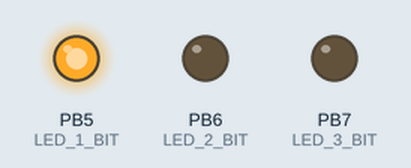
Bench run of a program on a simulated ATmega32, built with avr-gcc and emulated at 16 MHz. Shown: output pins drawn as LEDs (lit = HIGH).

Above: at 0.5 s.
At 1.5 s:
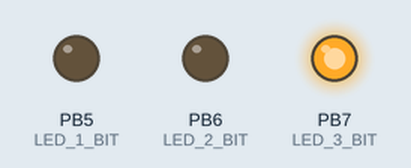
At 5.5 s:
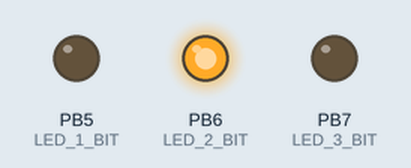
Timing chart, 0 to 6.9 s (numbered marks = the images above):
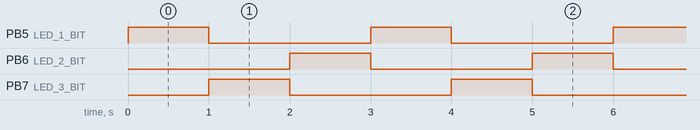

Measured:
- by itself, PB5 (LED_1_BIT), PB6 (LED_2_BIT), PB7 (LED_3_BIT): alternates HIGH for 1.0 s and LOW for 2.0 s
- by itself, everything shown: repeats every 3.0 s, in 3 steps

The program:

main.c
```c
/*
 * gpio.c
 *
 * Created: 17/01/2020 14:44:58
 *  Author: ahmed_pc
 */


typedef enum prog {
  seg_counter,
  Button_press,
  Traffic_light,
  Test,
}prog;

typedef enum{
	GO_state=0,Stop_state,Get_Ready_state
}prog_states;

void seg_counter_fun(void);
void Button_press_fun(void);
void Traffic_light_fun(void);
void Test_1(void);

//#include <avr/io.h>
//#include "registers.h"
#include "gpio.h"
#include "led.h"
#include "softwareDelay.h"
#include "pushButton.h"
#include "sevenSeg.h"
#include "timers.h"
int main(void)
{
	prog program = Traffic_light; // select program to run GPIO_REQ7:(seg_counter) GPIO_REQ8:(Button_press) GPIO_REQ9:(Traffic_light)
 switch (program)
  {
		case seg_counter:
		 seg_counter_fun();
		break;

		case Button_press:
		 Button_press_fun();
		break;

		case Traffic_light:
		 Traffic_light_fun();
		break;

		case Test:
		Test_1();
		break;

		default:
		break;
 }

}


void seg_counter_fun(void)
{
			sevenSegInit(SEG_0);
			sevenSegInit(SEG_1);
			while(1)
			{
				//softwareDelayMs(1000);
				timer0DelayMs(1000);
				for (int digit_1 =0 ;digit_1<10 ;digit_1++)
				{
					for(int digit_0 =0 ;digit_0<10 ;digit_0++)
					{
						for (int count =0 ;count<100 ;count++)
						{

							sevenSegWrite(SEG_0, digit_0);
							timer0DelayMs(5);
							//softwareDelayMs(5);
							sevenSegDisable( SEG_0);

							sevenSegWrite(SEG_1, digit_1);
							timer0DelayMs(5);
							//softwareDelayMs(5);
							sevenSegDisable( SEG_1);
						}
					}
				}

			}
}

void Button_press_fun(void)
{
	uint8_t led_on_repeat=0;
	timer0Init(T0_NORMAL_MODE,T0_OC0_DIS,T0_PRESCALER_64, 0, 0, T0_INTERRUPT_NORMAL);
	pushButtonInit(BTN_1);
	Led_Init(LED_1);
	while(1)
	{  led_on_repeat=0;
		if( Prepressed== pushButtonGetStatus(BTN_1))
		{
			while(Prepressed== pushButtonGetStatus(BTN_1));
			Led_On(LED_1);
			for (int counter=0; counter<20;counter++)
			{
				if( Prepressed== pushButtonGetStatus(BTN_1))
				led_on_repeat++;

			}
			if( led_on_repeat>0) {timer0DelayMs(1000);} //softwareDelayMs(1000);

			Led_Off(LED_1);

		}


	}

}

void Traffic_light_fun(void)
{
	prog_states state = GO_state;
	timer0Init(T0_NORMAL_MODE,T0_OC0_DIS,T0_PRESCALER_64, 0, 0, T0_INTERRUPT_NORMAL);
	Led_Init(LED_1); Led_Init(LED_2); Led_Init(LED_3);
	Led_Off(LED_1);  Led_Off(LED_2);  Led_Off(LED_3);
	//	Led_On(LED_1);   Led_On(LED_2);   Led_On(LED_3);

	while(1){
		switch(state) {
			case GO_state:        {Led_On(LED_1); timer0DelayMs(1000); Led_Off(LED_1);     state=Stop_state;       break;}
			case Stop_state:      {Led_On(LED_3); timer0DelayMs(1000); Led_Off(LED_3);     state=Get_Ready_state;  break;}
			case Get_Ready_state: {Led_On(LED_2); timer0DelayMs(1000); Led_Off(LED_2);     state=GO_state;         break;}
		}//end of switch.
	}//end of while

}


void Test_1(void)
{
	//timer0Init(T0_NORMAL_MODE,T0_OC0_DIS,T0_PRESCALER_64, 0, 0, T0_INTERRUPT_NORMAL);
	//timer1Init(T1_NORMAL_MODE,T1_OC1_DIS,T1_PRESCALER_NO, 0, 0, 0,0,T1_INTERRUPT_NORMAL);
	timer2Init(T0_NORMAL_MODE,T0_OC0_DIS,T0_PRESCALER_64, 0, 0, 0,T0_INTERRUPT_NORMAL);

	Led_Init(LED_1);
	while(1)
	{
		//softwareDelayMs(1000);
		Led_On(LED_1);
		//timer0DelayMs(1000);
		//timer1DelayMs(2000);
		timer2DelayMs(2000);

		//softwareDelayMs(1000);
		Led_Off(LED_1);
		//timer0DelayMs(1000);
		//timer1DelayMs(1000);
		timer2DelayMs(1000);

	}
}
```

LED.c
```c
/*
 * CFile1.c
 *
 * Created: 17/01/2020 19:25:26
 *  Author: ahmed_pc
 */
#include "led.h"


/**
 * Description: Initialize the LED_x (where x 0, 1, 2, 3) as output
 * @param led_id: The led to be initialized and it takes
 * 				  one of the enum (En_LedNumber_t) parameters
 *
 */
void Led_Init(En_LedNumber_t en_led_id)
{
		switch (en_led_id)
		{
			case 0:
			gpioPinDirection(LED_0_GPIO, LED_0_BIT, OUTPUT);
			gpioPinWrite(LED_0_GPIO, LED_0_BIT, LOW);
			break;
			case 1:
			gpioPinDirection(LED_1_GPIO, LED_1_BIT, OUTPUT);
			gpioPinWrite(LED_1_GPIO, LED_1_BIT, LOW);
			break;
			case 2:
			gpioPinDirection(LED_2_GPIO, LED_2_BIT, OUTPUT);
			gpioPinWrite(LED_2_GPIO, LED_2_BIT, LOW);
			break;
			case 3:
			gpioPinDirection(LED_3_GPIO, LED_3_BIT, OUTPUT);
			gpioPinWrite(LED_3_GPIO, LED_3_BIT, LOW);
			break;
			default:
			break;
		}


}
/**
 * Description: Change the LED_x state (where x 0, 1, 2, 3) to be on
 * @param led_id: The led to be initialized and it takes
 * 				  one of the enum (En_LedNumber_t) parameters
 *
 */
void Led_On(En_LedNumber_t en_led_id)
{
			switch (en_led_id)
			{
				case 0:
				gpioPinWrite(LED_0_GPIO, LED_0_BIT, HIGH);
				break;
				case 1:
				gpioPinWrite(LED_1_GPIO, LED_1_BIT, HIGH);
				break;
				case 2:
				gpioPinWrite(LED_2_GPIO, LED_2_BIT, HIGH);
				break;
				case 3:
				gpioPinWrite(LED_3_GPIO, LED_3_BIT, HIGH);
				break;
				default:
				break;
			}


}
/**
 * Description: Change the LED_x state (where x 0, 1, 2, 3) to be off
 * @param led_id: The led to be initialized and it takes
 * 				  one of the enum (En_LedNumber_t) parameters
 *
 */
void Led_Off(En_LedNumber_t en_led_id)
{
				switch (en_led_id)
				{
					case 0:
					gpioPinWrite(LED_0_GPIO, LED_0_BIT, LOW);
					break;
					case 1:
					gpioPinWrite(LED_1_GPIO, LED_1_BIT, LOW);
					break;
					case 2:
					gpioPinWrite(LED_2_GPIO, LED_2_BIT, LOW);
					break;
					case 3:
					gpioPinWrite(LED_3_GPIO, LED_3_BIT, LOW);
					break;
					default:
					break;
				}


}
/**
 * Description: Toggle the LED_x state (where x 0, 1, 2, 3)
 * @param led_id: The led to be initialized and it takes
 * 				  one of the enum (En_LedNumber_t) parameters
 *
 */
void Led_Toggle(En_LedNumber_t en_led_id)
{
				switch (en_led_id)
				{
					case 0:
					gpioPinToggle(LED_0_GPIO, LED_0_BIT);
					break;
					case 1:
					gpioPinToggle(LED_1_GPIO, LED_1_BIT);
					break;
					case 2:
					gpioPinToggle(LED_2_GPIO, LED_2_BIT);
					break;
					case 3:
					gpioPinToggle(LED_3_GPIO, LED_3_BIT);
					break;
					default:
					break;
				}


}
```

led.h
```c
/*
 * led.h
 *
 *  Created on: Oct 21, 2019
 *      Author: Sprints
 */

#ifndef LED_H_
#define LED_H_

#include "gpio.h"
#include "std_types.h"
#include "ledConfig.h"

typedef enum En_LedNumber_t{
	LED_0,
	LED_1,
	LED_2,
	LED_3
}En_LedNumber_t;

/**
 * Description: Initialize the LED_x (where x 0, 1, 2, 3) as output
 * @param led_id: The led to be initialized and it takes
 * 				  one of the enum (En_LedNumber_t) parameters
 *
 */
void Led_Init(En_LedNumber_t en_led_id);
/**
 * Description: Change the LED_x state (where x 0, 1, 2, 3) to be on
 * @param led_id: The led to be initialized and it takes
 * 				  one of the enum (En_LedNumber_t) parameters
 *
 */
void Led_On(En_LedNumber_t en_led_id);
/**
 * Description: Change the LED_x state (where x 0, 1, 2, 3) to be off
 * @param led_id: The led to be initialized and it takes
 * 				  one of the enum (En_LedNumber_t) parameters
 *
 */
void Led_Off(En_LedNumber_t en_led_id);
/**
 * Description: Toggle the LED_x state (where x 0, 1, 2, 3)
 * @param led_id: The led to be initialized and it takes
 * 				  one of the enum (En_LedNumber_t) parameters
 *
 */
void Led_Toggle(En_LedNumber_t en_led_id);


#endif /* LED_H_ */
```

pushButton.c
```c
/*
 * pushButton.c
 *
 * Created: 17/01/2020 19:54:19
 *  Author: ahmed_pc
 */
#include "pushButton.h "


/**
 * Description: Initialize the BTN_x Pin state (where x 0, 1, 2, 3) to Input
 * @param btn_id: The btn to be initialized and it takes
 * 				  one of the enum (En_buttonId) parameters
 *
 */
void pushButtonInit(En_buttonId_t en_butotn_id)
{
			switch (en_butotn_id)
			{
				case BTN_0:
				gpioPinDirection(BTN_0_GPIO, BTN_0_BIT, INPUT);
				//gpioPinWrite(GPIOC, BIT4, HIGH);
				break;
				case BTN_1:
				gpioPinDirection(BTN_1_GPIO, BTN_1_BIT, INPUT);
				//gpioPinWrite(GPIOB, BIT2, HIGH);
				break;
				case BTN_2:
				gpioPinDirection(BTN_2_GPIO, BTN_2_BIT, INPUT);
				//gpioPinWrite(GPIOA, BIT2, HIGH);
				break;
				case BTN_3:
				gpioPinDirection(BTN_3_GPIO, BTN_3_BIT, INPUT);
				//gpioPinWrite(GPIOA, BIT3, HIGH);
				break;
				default:
				break;
			}


}
/**
 * Description: read all BTN_x (where x 0, 1, 2, 3) states and store it in the program
 *
 * @note : this function must be called in the system tick handler or in the super loop handler
 */
//void pushButtonUpdate(void);
/**
 * Description: read BTN_x (where x 0, 1, 2, 3) state which is stored in the program
 * 				in the update function
 *
 */
En_buttonStatus_t pushButtonGetStatus(En_buttonId_t en_butotn_id)
{
	        softwareDelayMs(50);

				switch (en_butotn_id)
				{
					case BTN_0:
					return (gpioPinRead(BTN_0_GPIO, BTN_0_BIT));
					break;
					case BTN_1:
					return (gpioPinRead(BTN_1_GPIO, BTN_1_BIT));
					break;
					case BTN_2:
					return (gpioPinRead(BTN_2_GPIO, BTN_2_BIT));
					break;
					case BTN_3:
					return (gpioPinRead(BTN_3_GPIO, BTN_3_BIT));
					break;
					default:
					return 0;
					break;
				}


}
```

pushButton.h
```c
/*
 * pushButton.h
 *
 *  Created on: Oct 21, 2019
 *      Author: Sprints
 */

#ifndef PUSHBUTTON_H_
#define PUSHBUTTON_H_
#include "pushButtonConfig.h"
#include "softwareDelay.h"

typedef enum En_buttonId_t{
	BTN_0,
	BTN_1,
	BTN_2,
	BTN_3
}En_buttonId_t;

typedef enum En_buttonStatus_t{
	Released,
	Prepressed,
	Pressed,
	Prereleased

}En_buttonStatus_t;

/**
 * Description: Initialize the BTN_x Pin state (where x 0, 1, 2, 3) to Input
 * @param btn_id: The btn to be initialized and it takes
 * 				  one of the enum (En_buttonId) parameters
 *
 */
void pushButtonInit(En_buttonId_t en_butotn_id);
/**
 * Description: read all BTN_x (where x 0, 1, 2, 3) states and store it in the program
 *
 * @note : this function must be called in the system tick handler or in the super loop handler
 */
void pushButtonUpdate(void);
/**
 * Description: read BTN_x (where x 0, 1, 2, 3) state which is stored in the program
 * 				in the update function
 *
 */
En_buttonStatus_t pushButtonGetStatus(En_buttonId_t en_butotn_id);

#endif /* PUSHBUTTON_H_ */
```

sevenSeg.c
```c
/*
 * sevenSeg.c
 *
 * Created: 17/01/2020 22:40:00
 *  Author: ahmed_pc
 */
#include "sevenSeg.h  "

void sevenSegInit(En_SevenSegId_t a_segment_id)
{
	gpioPinDirection(SEG_BCD_GPIO, SEG_BCD_BITS, OUTPUT);
	gpioPinWrite(SEG_BCD_GPIO, SEG_BCD_BITS, HIGH);
		switch (a_segment_id)
		{
			case SEG_0:
			gpioPinDirection(SEG_EN1_GPIO, SEG_EN1_BIT, OUTPUT);
			gpioPinWrite(SEG_EN1_GPIO, SEG_EN1_BIT, SEG_DISABLE);
			break;
			case SEG_1:
			gpioPinDirection(SEG_EN2_GPIO, SEG_EN2_BIT, OUTPUT);
			gpioPinWrite(SEG_EN2_GPIO, SEG_EN2_BIT, SEG_DISABLE);
			break;

			default:
			break;
		}


}

/**
 * Description:
 * @param
 */
void sevenSegEnable(En_SevenSegId_t en_segment_id)
{
			switch (en_segment_id)
			{
				case SEG_0:
				gpioPinWrite(SEG_EN1_GPIO, SEG_EN1_BIT, SEG_ENABLE);
				break;
				case SEG_1:
				gpioPinWrite(SEG_EN2_GPIO, SEG_EN2_BIT, SEG_ENABLE);
				break;

				default:
				break;
			}


}

/**
 * Description:
 * @param
 */
void sevenSegDisable(En_SevenSegId_t en_segment_id)
{
			switch (en_segment_id)
			{
				case SEG_0:
				gpioPinWrite(SEG_EN1_GPIO, SEG_EN1_BIT, SEG_DISABLE);
				break;
				case SEG_1:
				gpioPinWrite(SEG_EN2_GPIO, SEG_EN2_BIT, SEG_DISABLE);
				break;

				default:
				break;
			}


}

/**
 * Description:
 * @param
 */
void sevenSegWrite(En_SevenSegId_t en_segment_id, uint8_t u8_number)
{
	gpioPinWrite(SEG_BCD_GPIO, SEG_BCD_BITS, (HIGH & 0x0F));
	sevenSegEnable( en_segment_id);
	gpioPinWrite(SEG_BCD_GPIO, SEG_BCD_BITS, (u8_number & 0x0F) );//(u8_number & 0x01)
}
```

sevenSeg.h
```c
/*
 * sevenSeg_BCD.h
 *
 *  Created on: Oct 24, 2019
 *      Author: Sprints
 */

#ifndef SEVENSEG_H_
#define SEVENSEG_H_

#include "gpio.h"
#include "sevenSegConfig.h"


typedef enum En_SevenSegId_t{
	SEG_0,
	SEG_1,
}En_SevenSegId_t;

/**
 * Description:
 * @param
 */
void sevenSegInit(En_SevenSegId_t a_segment_id);

/**
 * Description:
 * @param
 */
void sevenSegEnable(En_SevenSegId_t en_segment_id);

/**
 * Description:
 * @param
 */
void sevenSegDisable(En_SevenSegId_t en_segment_id);

/**
 * Description:
 * @param
 */
void sevenSegWrite(En_SevenSegId_t en_segment_id, uint8_t u8_number);


#endif /* SEVENSEG_BCD_H_ */
```

softwareDelay.c
```c
/*
 * softwareDelay.c
 *
 * Created: 17/01/2020 20:20:42
 *  Author: ahmed_pc
 */

#include "softwareDelay.h "

void softwareDelayMs(uint32_t u32_delay_in_ms)
{
		volatile uint32_t d=0;
		for(int y=0;y<u32_delay_in_ms;y++)
		{

			for(int z=0;z<19;z++)
			{
				for(int w=0;w<16;w++)
				{
					d++;

				}


			}
		}


}
```

softwareDelay.h
```c
/*
 * softwareDelay.h
 *
 *  Created on: Oct 21, 2019
 *      Author: Sprints
 */

#ifndef SOFTWAREDELAY_H_
#define SOFTWAREDELAY_H_
#include "std_types.h"
/**
 * Description: this delay function operate in a polling manner
 * 				don't use it with RTOSs
 * @param a_delay_in_ms: the milli-seconds
 */
void softwareDelayMs(uint32_t u32_delay_in_ms);

#endif /* SOFTWAREDELAY_H_ */
```

timers.h
```c
/*
 * timers.h
 *
 *  Created on: Oct 22, 2019
 *      Author: Sprints
 */

#ifndef TIMERS_H_
#define TIMERS_H_

#include "registers.h"
#include "gpio.h"

/*
 * User Configuration Macros
 */

#define T0_PWM_GPIO	GPIOD
#define T0_PWM_BIT	BIT0

#define T1_PWM_GPIO	GPIOD
#define T1_PWM_BIT	BIT1

#define T2_PWM_GPIO GPIOD
#define T2_PWM_BIT	BIT2


typedef enum En_timer0Mode_t{
	T0_NORMAL_MODE=0,T0_COMP_MODE=0x08
}En_timer0Mode_t;

typedef enum En_timer0OC_t{
	T0_OC0_DIS=0,T0_OC0_TOGGLE=0x10,T0_OC0_CLEAR=0x20,T0_OC0_SET=0x30
}En_timer0OC_t;

typedef enum En_timer0perscaler_t{
	T0_NO_CLOCK=0,T0_PRESCALER_NO=0x01,T0_PRESCALER_8=0x02,T0_PRESCALER_64=0x03,T0_PRESCALER_256=0x04,T0_PRESCALER_1024=0x05
}En_timer0perscaler_t;

typedef enum En_timer0Interrupt_t{
	T0_POLLING=0,T0_INTERRUPT_NORMAL=0x01,T0_INTERRUPT_CMP=0x02
}En_timer0Interrupt_t;


// for timer 1
typedef enum En_timer1Mode_t{
	T1_NORMAL_MODE=0x0000,T1_COMP_MODE_OCR1A_TOP=0x0008, T1_COMP_MODE_ICR1_TOP = 0x0018

}En_timer1Mode_t;
typedef enum En_timer1OC_t{
	T1_OC1_DIS=0,T1_OC1A_TOGGLE=0x4000,T1_OC1B_TOGGLE=0x1000,T1_OC1A_CLEAR=0x8000,T1_OC1B_CLEAR=0x2000,T1_OC1A_SET=0xC000,T1_OC1B_SET=0x3000
}En_timer1OC_t;

typedef enum En_timer1perscaler_t{
	T1_NO_CLOCK=0x0000,T1_PRESCALER_NO=0x0001,T1_PRESCALER_8=0x0002,T1_PRESCALER_64=0x0003,T1_PRESCALER_256=0x0004,T1_PRESCALER_1024=0x0005
}En_timer1perscaler_t;

typedef enum En_timer1Interrupt_t{
	T1_POLLING=0,T1_INTERRUPT_NORMAL=0x04,T0_INTERRUPT_CMP_1B=0x08, T1_INTERRUPT_CMP_1A=0x10, T1_INTERRUPT_ICAPTURE = 0x20
}En_timer1Interrupt_t;


// for timer 2
typedef enum En_timer2Mode_t{
	T2_NORMAL_MODE=0,T2_COMP_MODE=0x08
}En_timer2Mode_t;

typedef enum En_timer2OC_t{
	T2_OC2_DIS=0,T2_OC2_TOGGLE=0x10,T2_OC2_CLEAR=0x20,T2_OC2_SET=0x30
}En_timer2OC_t;

typedef enum En_timer2perscaler_t{
	T2_NO_CLOCK=0,T2_PRESCALER_NO=0x01,T2_PRESCALER_8=0x02, T2_PRESCALER_32=0x03,
    T2_PRESCALER_64=0x04, T2_PRESCALER_128=0x05, T2_PRESCALER_256 = 0x06, T2_PRESCALER_1024=0x07
}En_timer2perscaler_t;

typedef enum En_timer2Interrupt_t{
	T2_POLLING=0,T2_INTERRUPT_NORMAL=0x40,T2_INTERRUPT_CMP=0x80
}En_timer2Interrupt_t;


/*===========================Timer0 Control===============================*/
/**
 * Description:
 * @param control
 * @param initialValue
 * @param outputCompare
 * @param interruptMask
 */
void timer0Init(En_timer0Mode_t en_mode,En_timer0OC_t en_OC0,En_timer0perscaler_t en_prescal, uint8_t u8_initialValue, uint8_t u8_outputCompare, En_timer0Interrupt_t en_interruptMask);

/**
 * Description:
 * @param value
 */
void timer0Set(uint8_t u8_value);

/**
 * Description:
 * @return
 */
uint8_t timer0Read(void);

/**
 * Description:
 */
void timer0Start(void);

/**
 * Description:
 */
void timer0Stop(void);

/**
 * Description:
 * @param delay
 */
void timer0DelayMs(uint16_t u16_delay_in_ms);

/*
 * user defined
 */
void timer0DelayUs(uint32_t u32_delay_in_us);

/**
 * Description:
 * @param dutyCycle
 */
void timer0SwPWM(uint8_t u8_dutyCycle,uint8_t u8_frequency);


/*===========================Timer1 Control===============================*/
/**
 * Description:
 * @param controlA
 * @param controlB
 * @param initialValue
 * @param outputCompare
 * @param interruptMask
 */
void timer1Init(En_timer1Mode_t en_mode,En_timer1OC_t en_OC,En_timer1perscaler_t en_prescal, uint16_t u16_initialValue, uint16_t u16_outputCompareA, uint16_t u16_outputCompareB,uint16_t u16_inputCapture, En_timer1Interrupt_t en_interruptMask);

/**
 * Description:
 * @param value
 */
void timer1Set(uint16_t u16_value);

/**
 * Description:
 * @return
 */
uint16_t timer1Read(void);

/**
 * Description:
 */
void timer1Start(void);

/**
 * Description:
 */
void timer1Stop(void);

/**
 * Description:
 * @param delay
 */
void timer1DelayMs(uint16_t u16_delay_in_ms);

/*
 * user defined
 */
void timer1DelayUs(uint32_t u32_delay_in_us);

/**
 * Description:
 * @param dutyCycle
 */
void timer1SwPWM(uint8_t u8_dutyCycle,uint8_t u8_frequency);


/*===========================Timer2 Control===============================*/
/**
 * Description:
 * @param control
 * @param initialValue
 * @param outputCompare
 * @param interruptMask
 */
void timer2Init(En_timer2Mode_t en_mode,En_timer2OC_t en_OC,En_timer2perscaler_t en_prescal, uint8_t u8_initialValue, uint8_t u8_outputCompare, uint8_t u8_assynchronous, En_timer2Interrupt_t en_interruptMask);
/**
 * Description:
 * @param value
 */
void timer2Set(uint8_t u8_a_value);

/**
 * Description:
 * @return
 */
uint8_t timer2Read(void);

/**
 * Description:
 */
void timer2Start(void);

/**
 * Description:
 */
void timer2Stop(void);

/**
 * Description:
 * @param delay
 */
void timer2DelayMs(uint16_t u16_delay_in_ms);

/*
 * user defined
 */
void timer2DelayUs(uint32_t u16_delay_in_us);

/**
 * Description:
 * @param dutyCycle
 */
void timer2SwPWM(uint8_t u8_dutyCycle,uint8_t u8_frequency);

#endif /* TIMERS_H_ */
```

ledConfig.h
```c
/*
 * ledConfig.h
 *
 *  Created on: Oct 21, 2019
 *      Author: Sprints
 */

#ifndef LEDCONFIG_H_
#define LEDCONFIG_H_

#include "gpio.h"

/*
 * This macro define the maximum used leds
 */
#define LED_MAX_NUM	(4)

/*
 * LED_x_GPIO and LED_x_BIT
 * where x is the led identifier
 */
#define LED_0_GPIO	(GPIOB)
#define LED_0_BIT	(BIT4)

#define LED_1_GPIO	(GPIOB)
#define LED_1_BIT	(BIT5)

#define LED_2_GPIO	(GPIOB)
#define LED_2_BIT	(BIT6)

#define LED_3_GPIO	(GPIOB)
#define LED_3_BIT	(BIT7)


#endif /* LEDCONFIG_H_ */
```

Source omitted: timers.c (6183 bytes), pushButtonConfig.h (420 bytes), sevenSegConfig.h (936 bytes), gpio.c (6469 bytes), gpio.h (4669 bytes), registers.h (1905 bytes), std_types.h (1357 bytes)
